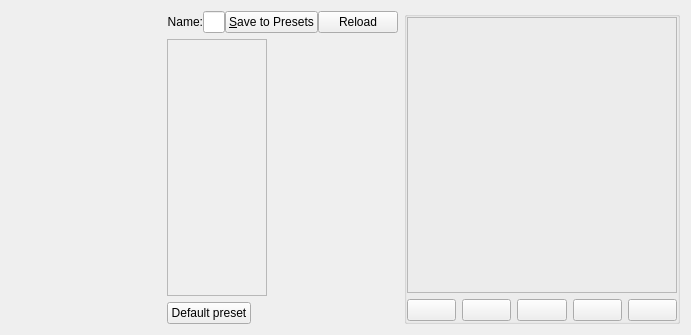
<?xml version="1.0" encoding="UTF-8"?>
<ui version="4.0">
 <class>WdgPaintOpSettings</class>
 <widget class="QWidget" name="WdgPaintOpSettings">
  <property name="geometry">
   <rect>
    <x>0</x>
    <y>0</y>
    <width>674</width>
    <height>335</height>
   </rect>
  </property>
  <layout class="QGridLayout" name="gridLayout" columnstretch="0,0,0">
   <item row="0" column="0" rowspan="3">
    <widget class="KisPaintOpListWidget" name="paintopList" native="true">
     <property name="sizePolicy">
      <sizepolicy hsizetype="MinimumExpanding" vsizetype="Preferred">
       <horstretch>0</horstretch>
       <verstretch>0</verstretch>
      </sizepolicy>
     </property>
     <property name="minimumSize">
      <size>
       <width>150</width>
       <height>0</height>
      </size>
     </property>
     <property name="maximumSize">
      <size>
       <width>150</width>
       <height>16777215</height>
      </size>
     </property>
    </widget>
   </item>
   <item row="1" column="1">
    <widget class="QFrame" name="frmOptionWidgetContainer">
     <property name="sizePolicy">
      <sizepolicy hsizetype="Expanding" vsizetype="Expanding">
       <horstretch>0</horstretch>
       <verstretch>4</verstretch>
      </sizepolicy>
     </property>
     <property name="maximumSize">
      <size>
       <width>100</width>
       <height>16777215</height>
      </size>
     </property>
     <property name="frameShape">
      <enum>QFrame::StyledPanel</enum>
     </property>
     <property name="frameShadow">
      <enum>QFrame::Raised</enum>
     </property>
    </widget>
   </item>
   <item row="0" column="1">
    <layout class="QVBoxLayout" name="verticalLayout_3">
     <property name="spacing">
      <number>0</number>
     </property>
     <property name="topMargin">
      <number>0</number>
     </property>
     <item>
      <widget class="KisPresetSelectorStrip" name="presetWidget" native="true">
       <property name="sizePolicy">
        <sizepolicy hsizetype="Expanding" vsizetype="Preferred">
         <horstretch>0</horstretch>
         <verstretch>0</verstretch>
        </sizepolicy>
       </property>
       <property name="minimumSize">
        <size>
         <width>0</width>
         <height>0</height>
        </size>
       </property>
       <property name="maximumSize">
        <size>
         <width>16777215</width>
         <height>60</height>
        </size>
       </property>
      </widget>
     </item>
     <item>
      <layout class="QHBoxLayout" name="horizontalLayout">
       <item>
        <widget class="QLabel" name="label">
         <property name="text">
          <string>Name:</string>
         </property>
         <property name="alignment">
          <set>Qt::AlignRight|Qt::AlignTrailing|Qt::AlignVCenter</set>
         </property>
        </widget>
       </item>
       <item>
        <widget class="QLineEdit" name="txtPreset">
         <property name="toolTip">
          <string>Current brush preset</string>
         </property>
        </widget>
       </item>
       <item>
        <widget class="QPushButton" name="bnSave">
         <property name="toolTip">
          <string>Save the current brush settings under this name</string>
         </property>
         <property name="text">
          <string>&amp;Save to Presets</string>
         </property>
        </widget>
       </item>
       <item>
        <widget class="QPushButton" name="reload">
         <property name="text">
          <string>Reload</string>
         </property>
        </widget>
       </item>
      </layout>
     </item>
    </layout>
   </item>
   <item row="2" column="1">
    <widget class="QPushButton" name="bnDefaultPreset">
     <property name="sizePolicy">
      <sizepolicy hsizetype="Fixed" vsizetype="Fixed">
       <horstretch>0</horstretch>
       <verstretch>0</verstretch>
      </sizepolicy>
     </property>
     <property name="text">
      <string>Default preset</string>
     </property>
    </widget>
   </item>
   <item row="0" column="2" rowspan="3">
    <widget class="QGroupBox" name="scratchpadControls">
     <property name="title">
      <string/>
     </property>
     <property name="flat">
      <bool>true</bool>
     </property>
     <layout class="QVBoxLayout" name="verticalLayout" stretch="1,0">
      <property name="spacing">
       <number>6</number>
      </property>
      <property name="leftMargin">
       <number>0</number>
      </property>
      <property name="topMargin">
       <number>0</number>
      </property>
      <property name="rightMargin">
       <number>0</number>
      </property>
      <property name="bottomMargin">
       <number>0</number>
      </property>
      <item>
       <widget class="QFrame" name="frame">
        <property name="frameShape">
         <enum>QFrame::StyledPanel</enum>
        </property>
        <property name="frameShadow">
         <enum>QFrame::Raised</enum>
        </property>
        <layout class="QVBoxLayout" name="verticalLayout_2">
         <item>
          <widget class="KisScratchPad" name="scratchPad" native="true">
           <property name="sizePolicy">
            <sizepolicy hsizetype="Preferred" vsizetype="Preferred">
             <horstretch>0</horstretch>
             <verstretch>0</verstretch>
            </sizepolicy>
           </property>
           <property name="minimumSize">
            <size>
             <width>250</width>
             <height>0</height>
            </size>
           </property>
          </widget>
         </item>
        </layout>
       </widget>
      </item>
      <item>
       <layout class="QHBoxLayout" name="horizontalLayout_2" stretch="0,0,0,0,0">
        <item>
         <widget class="QPushButton" name="paintPresetIcon">
          <property name="text">
           <string/>
          </property>
         </widget>
        </item>
        <item>
         <widget class="QPushButton" name="fillLayer">
          <property name="text">
           <string/>
          </property>
         </widget>
        </item>
        <item>
         <widget class="QPushButton" name="fillGradient">
          <property name="text">
           <string/>
          </property>
         </widget>
        </item>
        <item>
         <widget class="QPushButton" name="fillSolid">
          <property name="text">
           <string/>
          </property>
         </widget>
        </item>
        <item>
         <widget class="QPushButton" name="eraseScratchPad">
          <property name="text">
           <string/>
          </property>
         </widget>
        </item>
       </layout>
      </item>
     </layout>
    </widget>
   </item>
  </layout>
 </widget>
 <customwidgets>
  <customwidget>
   <class>KisScratchPad</class>
   <extends>QWidget</extends>
   <header>kis_scratch_pad.h</header>
   <container>1</container>
  </customwidget>
  <customwidget>
   <class>KisPresetSelectorStrip</class>
   <extends>QWidget</extends>
   <header>kis_preset_selector_strip.h</header>
   <container>1</container>
  </customwidget>
  <customwidget>
   <class>KisPaintOpListWidget</class>
   <extends>QWidget</extends>
   <header>kis_paintop_list_widget.h</header>
   <container>1</container>
  </customwidget>
 </customwidgets>
 <resources/>
 <connections/>
</ui>
